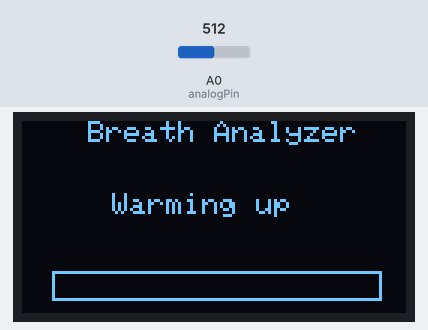
A sketch run on a simulated Arduino Uno, built with avr-gcc and run on an emulated ATmega328P. On the bench: 128×64 one-colour display. Inputs (shaded band) come from the test bench; at power-on: A0 (analogPin) = 512.

Above: at 0.2 s.
At 60.2 s:
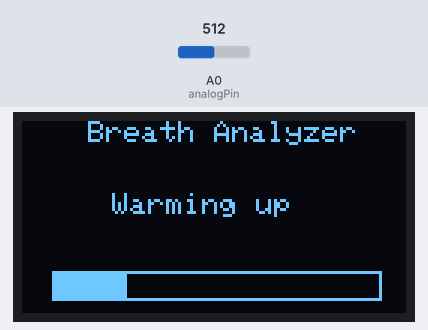
At 120.2 s:
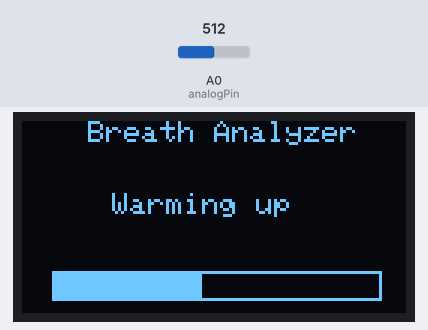

The sketch:

Alcohol_Monitering_system.ino
```cpp
// Call the SPI, Wire, Adafruit_GFX, and Adafruit_SDD1306 libraries
#include <SPI.h>
#include <Wire.h>
#include <Adafruit_GFX.h>
#include <Adafruit_SSD1306.h>
#define OLED_RESET 4 // Define the OLED screen
int TIME_UNTIL_WARMUP = 4; // Time for the warm-up delay in minutes
unsigned long time;
int analogPin = 0; // Set analog pin as A0
int val = 0; // Set a value to read from the analog pin
Adafruit_SSD1306 display(OLED_RESET);
void setup() { // Set up the OLED screen
display.begin(SSD1306_SWITCHCAPVCC, 0x3C);
display.clearDisplay();
}
void loop() { // Take the reading and show it onscreen
delay(100);
val = readAlcohol();
printTitle();
printWarming();
time = millis() / 1000;
time /= 60;
if (time <= TIME_UNTIL_WARMUP) { // If warm-up is less than 4 mins
time = map(time, 0, TIME_UNTIL_WARMUP, 0, 100); // Show countdown
display.drawRect(10, 50, 110, 10, WHITE); // Empty bar
display.fillRect(10, 50, time, 10, WHITE);
} else { // When warm-up time has passed
// the value and message are printed on the screen
printTitle();
printAlcohol(val);
printAlcoholLevel(val);
}
display.display();
}
void printTitle() { // Position and text of title on the screen
display.clearDisplay();
display.setTextSize(1);
display.setTextColor(WHITE);
display.setCursor(22, 0);
display.println("Breath Analyzer");
}
void printWarming() { // Warm-up message
display.setTextSize(1);
display.setTextColor(WHITE);
display.setCursor(30, 24);
display.println("Warming up");
}
void printAlcohol(int value) { // Print alcohol value to screen
display.setTextSize(2);
display.setTextColor(WHITE);
display.setCursor(50, 10);
display.println(val);
}
void printAlcoholLevel(int value) { // Print message to screen
display.setTextSize(1);
display.setTextColor(WHITE);
display.setCursor(20, 25);
if (value < 200) { // If value read is less than 200, you are sober
display.println("You are sober...");
}
if (value >= 200 && value < 280) {
display.println("You had a beer?");
}
if (value >= 280 && value < 350) {
display.println("Two or more beers.");
}
if (value >= 350 && value < 450) {
display.println("I smell VODKA!");
}
if (value > 450) {
display.println("You are drunk!");
}
}
// Finds average by summing three readings and
// dividing by 3 for better accuracy
int readAlcohol() {
int val = 0;
int val1;
int val2;
int val3;
display.clearDisplay();
val1 = analogRead(analogPin);
delay(10);
val2 = analogRead(analogPin);
delay(10);
val3 = analogRead(analogPin);
val = (val1 + val2 + val3) / 3;
return val;
}
```

Measured:
- what the display in image 0 shows lasts 60.0 s, from 0.2 s to 60.2 s
